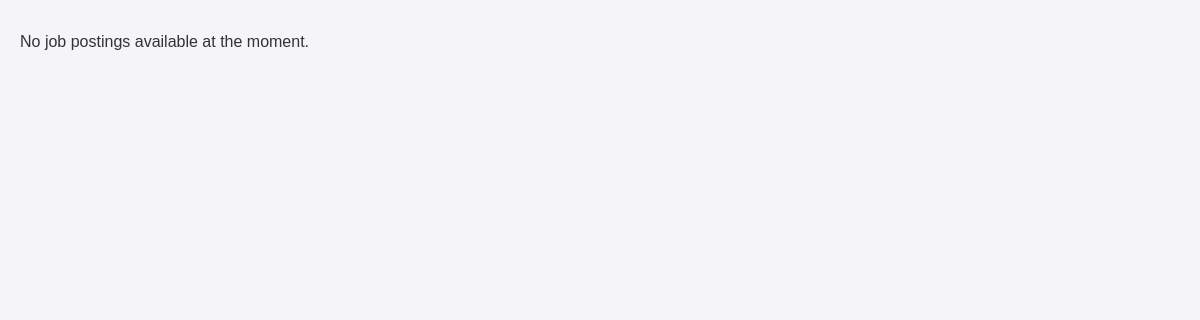
Before: /admin/talent/recruitment/job_listings.php with the older database file.
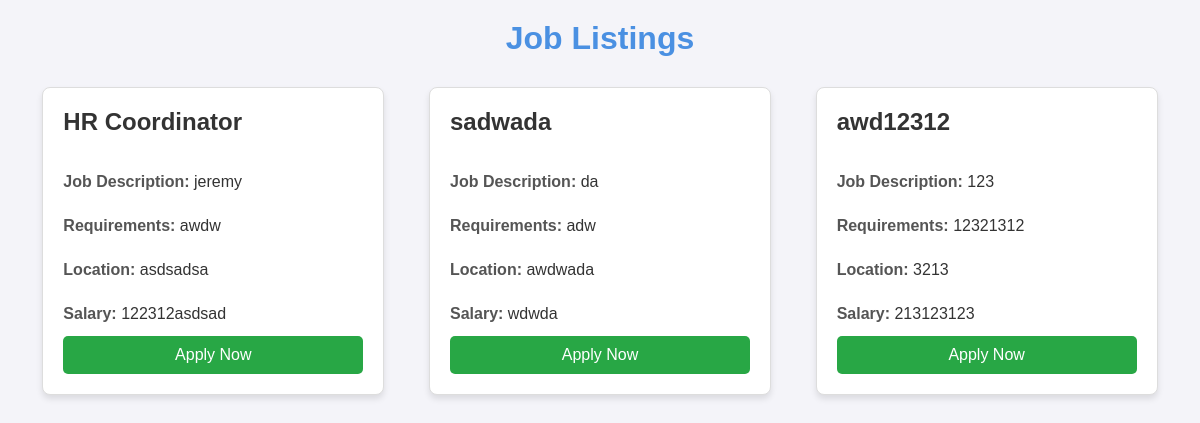
After: the same page with the newer database file.
### tables this page shows
CREATE TABLE `job_postings` (
  `id` int(11) NOT NULL AUTO_INCREMENT,
  `job_title` varchar(255) NOT NULL,
  `job_description` text NOT NULL,
  `requirements` text NOT NULL,
  `location` varchar(255) NOT NULL,
  `salary_range` varchar(255) DEFAULT NULL,
  `status` enum('Open','Closed') DEFAULT 'Open',
  `created_at` timestamp NOT NULL DEFAULT current_timestamp(),
  PRIMARY KEY (`id`)
);

### admin/talent/recruitment/job_listings.php (the view, shortened to what this page needs)
<?php
require "../../../config/db_talent.php";
$query = "SELECT * FROM job_postings WHERE STATUS = 'Open'";
$result = mysqli_query($conn, $query);
if (mysqli_num_rows($result) > 0) {
    echo "<h1>Job Listings</h1>";
    echo "<ul>";
    while ($row = mysqli_fetch_assoc($result)) {
        echo "<li>";
        echo "<h3>" . htmlspecialchars($row['job_title']) . "</h3>";
        echo "<p><strong>Job Description:</strong> " . htmlspecialchars($row['job_description']) . "</p>";
        echo "<p><strong>Requirements:</strong> " . htmlspecialchars($row['requirements']) . "</p>";
        echo "<p><strong>Location:</strong> " . htmlspecialchars($row['location']) . "</p>";
        echo "<p><strong>Salary:</strong> " . htmlspecialchars($row['salary_range']) . "</p>";
        echo "<a href='apply.php?job_id=" . htmlspecialchars($row['id']) . "'>Apply Now</a>";
        echo "</li>";
    }
    echo "</ul>";
} else {
    echo "<p>No job postings available at the moment.</p>";
}
?>
<!DOCTYPE html>
<html lang="en">
<head>
    <link rel="stylesheet" href="stylejoblist1.css">
</head>
<body>
</body>
</html>

### admin/talent/recruitment/stylejoblist1.css (style rules this page uses)
body { font-family: Arial, sans-serif; margin: 0; padding: 20px; background-color: #f4f4f9; color: #333; }
h1 { text-align: center; margin-bottom: 20px; color: #4a90e2; }
ul { list-style-type: none; padding: 0; display: flex; flex-wrap: wrap; justify-content: space-around; }
li { background-color: #fff; border: 1px solid #ddd; border-radius: 8px; padding: 20px; margin: 10px; box-shadow: 0 4px 6px rgba(0, 0, 0, 0.1); width: 300px; display: flex; flex-direction: column; justify-content: space-between; }
h3 { margin-top: 0; font-size: 1.5em; color: #333; }
p { font-size: 1em; margin: 10px 0; line-height: 1.5; }
p strong { color: #555; }
a { display: inline-block; padding: 10px 20px; background-color: #28a745; color: white; text-decoration: none; border-radius: 5px; text-align: center; margin-top: auto; transition: background-color 0.3s ease; }

Changed rows visible on the page:
added job_postings: job_title "HR Coordinator", job_description "jeremy", requirements "awdw", location "asdsadsa", salary_range "122312asdsad"
added job_postings: job_title "sadwada", job_description "da", requirements "adw", location "awdwada", salary_range "wdwda"
added job_postings: job_title "awd12312", job_description "123", requirements "12321312", location "3213", salary_range "213123123"
Other visible differences:
text no longer shown: "No job postings available at the moment."
text now shown: "Job Listings"
